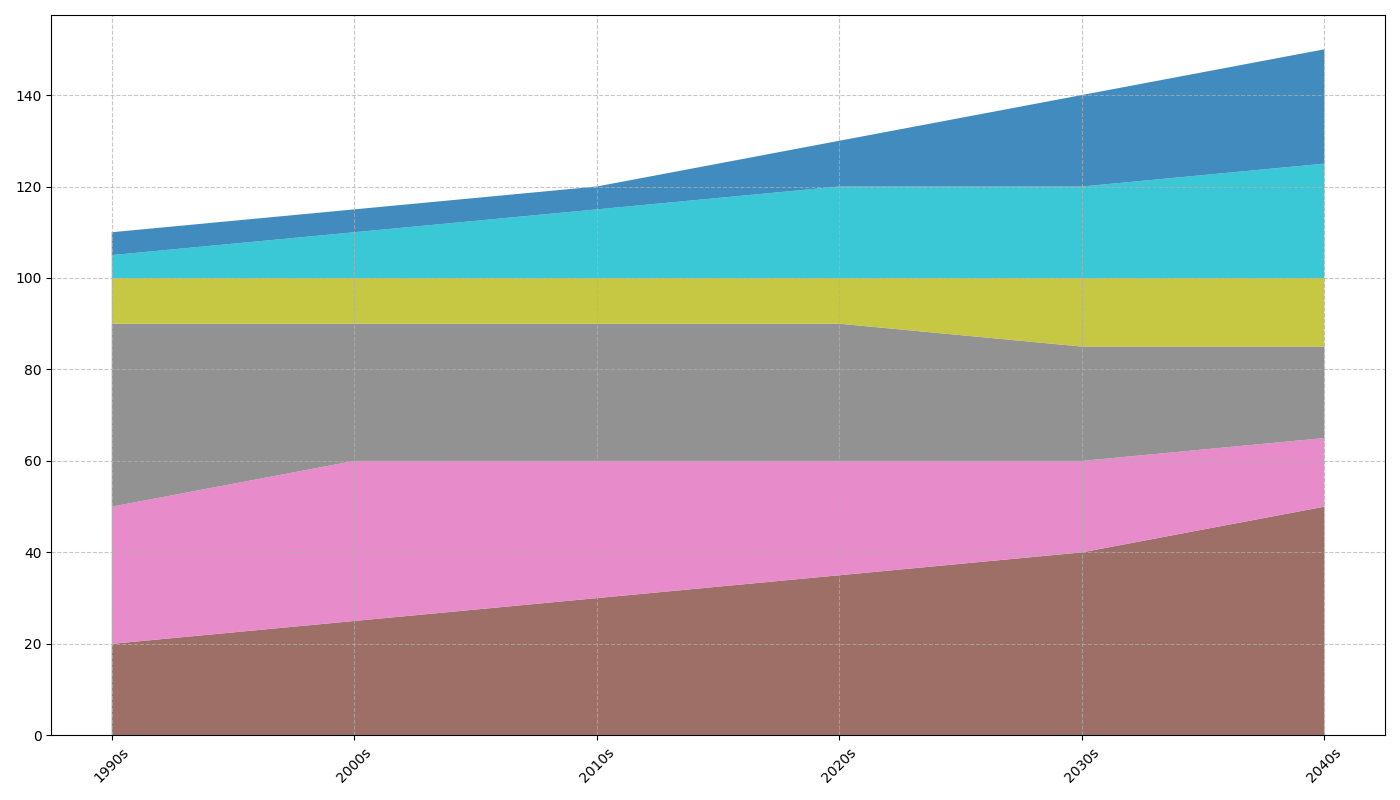

The Python source for this figure:
import matplotlib.pyplot as plt
import numpy as np

decades = ['1990s', '2000s', '2010s', '2020s', '2030s', '2040s']
contributors = ['Residential PV', 'Commercial PV', 'Utility PV', 'CSP', 'Offshore Wind', 'Onshore Wind']

solar_adoption = np.array([
    [20, 30, 40, 10, 5, 5],  # Added Offshore Wind and Onshore Wind
    [25, 35, 30, 10, 10, 5],
    [30, 30, 30, 10, 15, 5],
    [35, 25, 30, 10, 20, 10],
    [40, 20, 25, 15, 20, 20],
    [50, 15, 20, 15, 25, 25]
])

plt.figure(figsize=(14, 8))
new_colors = ['#8c564b', '#e377c2', '#7f7f7f', '#bcbd22', '#17becf', '#1f77b4'] # Added colors for new data
plt.stackplot(decades, solar_adoption.T, colors=new_colors, alpha=0.85)

plt.xticks(rotation=45)
plt.grid(True, linestyle='--', alpha=0.7)

plt.tight_layout()
plt.show()
